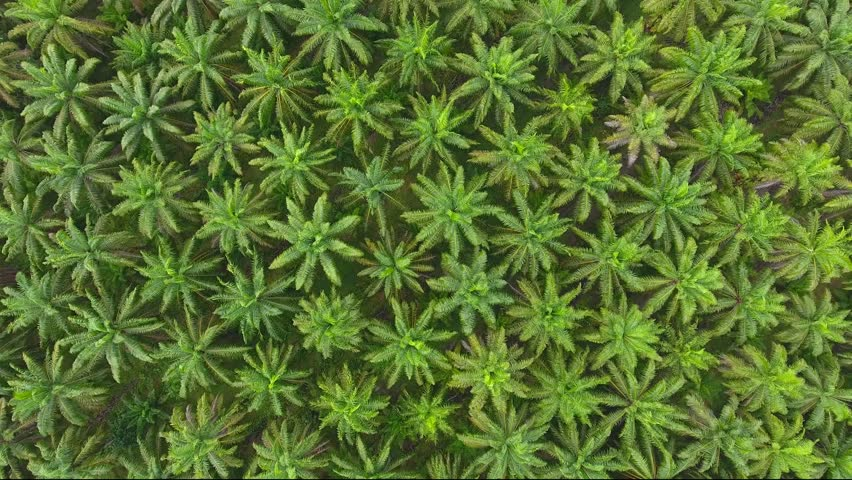
#> input picture 1_2.jpg, 852 x 480 px
$ jupyter execute Count_Trees_Final.ipynb   (shell and % lines are left out)   (older library calls are emulated)
#> lines starting #> are read from the running program, lines starting #| are printed output that depends on the picture; after the words box and inside, x2 and y2 are one past the last pixel; in counts of white or black regions, pixels touching at a corner belong together
# COUNTING THE NUMBER OF PALM TREES IN A IMAGE

[cell 1]
# importing libraries
import cv2
import numpy as np

import matplotlib.pyplot as plt

[cell 2]
# specify the file name to open..!!
filename = '1_2.jpg'

[cell 3]
# loading the image - let's take a look at it
image = cv2.imread(filename)
#> image is the input picture: shape (480, 852, 3); mean B, G, R 49.3, 116, 90.5
plt.imshow(image)

[cell 4]
# converting the image to hsv color channel - V channel will be useful for us..!!
hsv_image = cv2.cvtColor(image, cv2.COLOR_BGR2HSV)
#> hsv_image: shape (480, 852, 3); mean H, S, V 41.5, 150.1, 116
plt.imshow(hsv_image, cmap='hsv')

[cell 5]
# Thresholding the imahge in range 120 - 210 with OTSU
threshold, binary_image = cv2.threshold(hsv_image[:, :, 2], 120, 210, cv2.THRESH_BINARY | cv2.THRESH_OTSU)
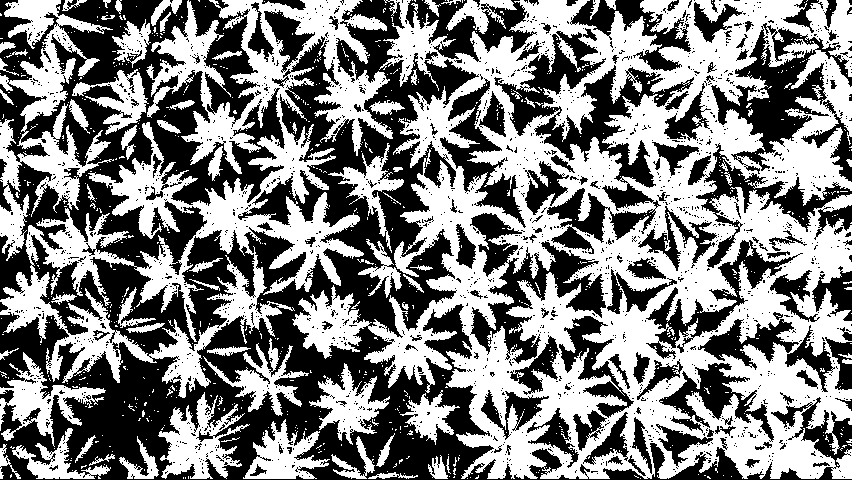
#> binary_image: shape (480, 852); values 0 (black) and 210 (white), 50.4% white; 1847 black regions (1721 under 20 px), largest, box (x1, y1, x2, y2) and area: (0, 0, 852, 480) 119263, (494, 31, 694, 254) 11904, (711, 23, 852, 174) 6755
#> threshold = 115
plt.imshow(binary_image, cmap='binary')

Range was found by searching different values

OTSU performed better than other methods

The output image consists of pixel value 0 for the tress and 1 for the background

[cell 6]
# also let's do some filtering on the binary image to reduce noise by some factor
from skimage import filters
import numpy as np

image_denoised = filters.median(binary_image, selem=np.ones((5, 5)))
#> image_denoised: shape (480, 852); values 0 (black) and 210 (white), 51% white; 179 black regions (85 under 20 px), largest, box (x1, y1, x2, y2) and area: (0, 0, 852, 480) 126699, (472, 213, 632, 449) 10825, (712, 25, 835, 169) 6666
plt.imshow(image_denoised, cmap='binary')

Better than the previous plot..!!

[cell 7]
binary_image = image_denoised

[cell 8]
# Let's make a kernal of 4x4 for mainpulating the image
kernel = np.ones((4, 4), dtype='uint8')
plt.imshow(kernel, cmap='binary')
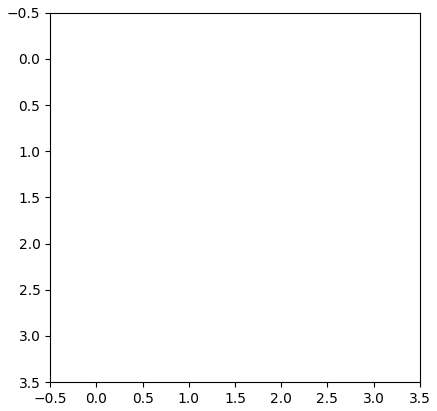
#> figure drawn by matplotlib, 1 panel

[cell 9]
# with the kernal we can do morphological closing to make the regions of interests - trees more dominant
morph_closed_image = cv2.morphologyEx(binary_image, cv2.MORPH_CLOSE, kernel)
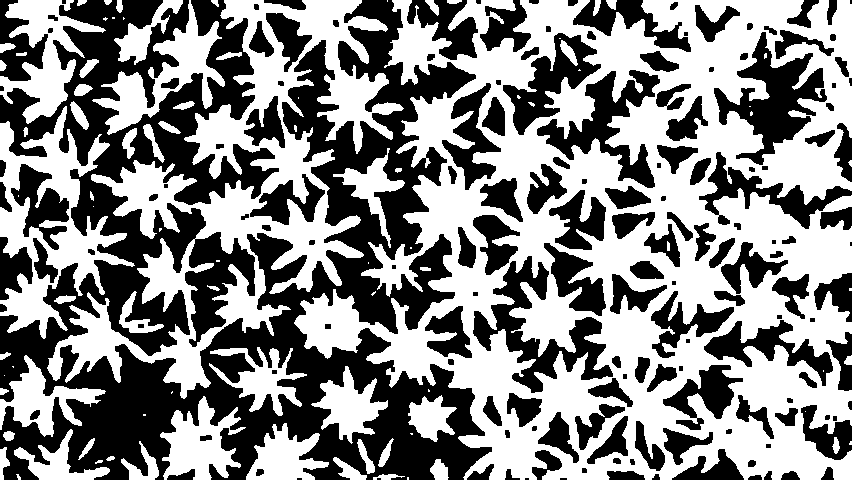
#> morph_closed_image: shape (480, 852); values 0 (black) and 210 (white), 52.9% white; 162 black regions (15 under 20 px), largest, box (x1, y1, x2, y2) and area: (0, 0, 492, 480) 106515, (473, 256, 613, 393) 5823, (714, 32, 827, 165) 5696
plt.imshow(morph_closed_image, cmap='binary')

On comparing both the images we can see the regions with 0 value have clear edges now and all tmost all gaps are closed..!!

Some more accuracy can be obtained by playing with the kernal

[cell 10]
# let's go for distance transfrom

dist_transform_image = cv2.distanceTransform(morph_closed_image, cv2.DIST_L2, cv2.DIST_MASK_PRECISE)
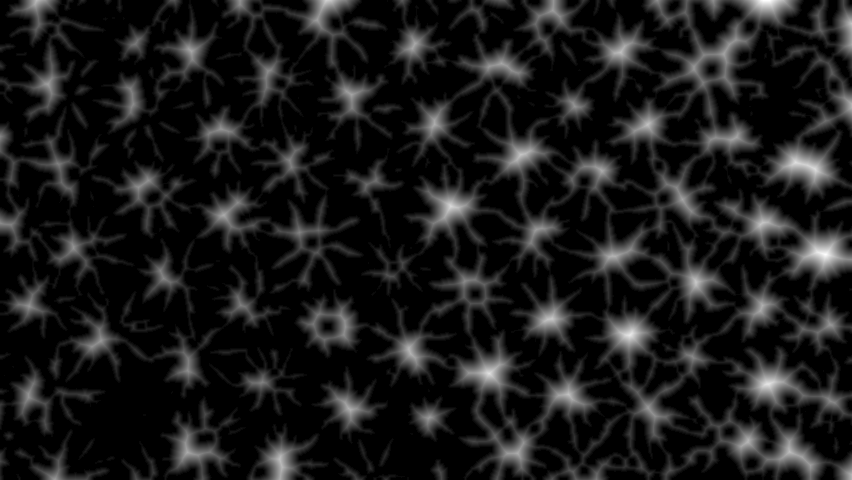
#> dist_transform_image: shape (480, 852) float32; min 0, max 26.02, mean 2.6; drawn with min black and max white
plt.imshow(dist_transform_image, cmap='binary')

distance transfrom calculates the distance to the closest zero pixel for each pixel of the source image (from opencv documentation)

[cell 11]
# let's give some padding to the image so that further kernal operations will be easy..!

border_size = 25
dist_border = cv2.copyMakeBorder(dist_transform_image, border_size, border_size, border_size, border_size,
                                cv2.BORDER_CONSTANT | cv2.BORDER_ISOLATED, 0)
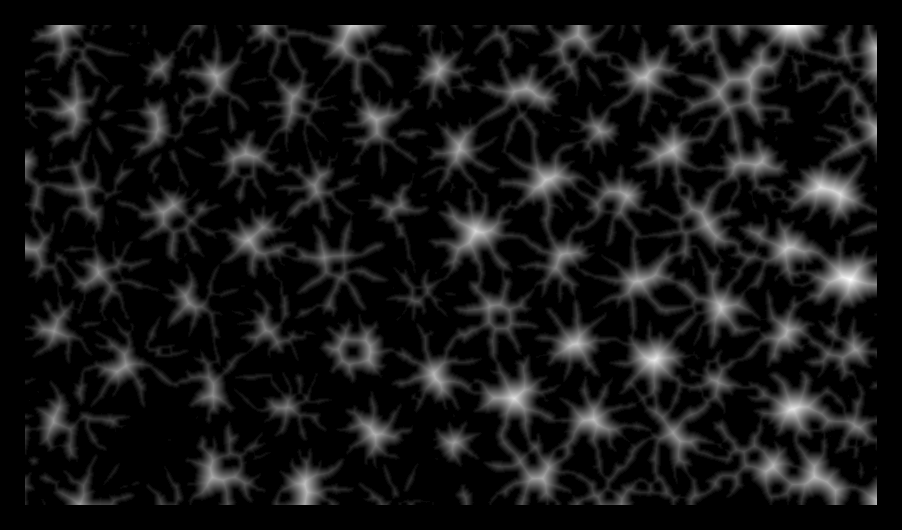
#> dist_border: shape (530, 902) float32; min 0, max 26.02, mean 2.3; drawn with min black and max white
plt.imshow(dist_border, cmap='binary')

Let's perform some template matching now. I have extracted image of a single tree choosen at random from the image..

It is saved as template.jpg

[cell 12]
gap = 8

template_file = cv2.imread('template.jpg')
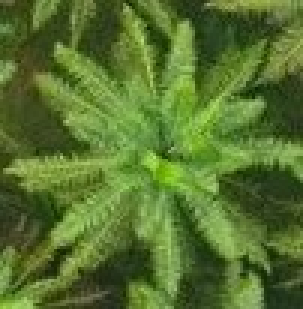
#> input picture template.jpg, 101 x 103 px (shown 3 times larger)
#> template_file is the input picture: shape (103, 101, 3); mean B, G, R 46.8, 114.7, 87.2
template_file = cv2.resize(template_file, (64, 64))
#> template_file: shape (64, 64, 3)
template_file = cv2.cvtColor(template_file, cv2.COLOR_BGR2HSV)
#> template_file: shape (64, 64, 3); mean H, S, V 42.2, 155.3, 114.5

_, kernel2 = cv2.threshold(template_file[:, :, 2], 120, 210, cv2.THRESH_BINARY | cv2.THRESH_OTSU)
#> kernel2: shape (64, 64); values 0 (black) and 210 (white), 50.4% white; 19 black regions (13 under 20 px), largest, box (x1, y1, x2, y2) and area: (0, 0, 19, 61) 662, (34, 0, 64, 30) 421, (45, 33, 64, 64) 338, (8, 44, 33, 64) 227, (36, 40, 49, 64) 173, (16, 0, 36, 18) 171

# median filtering the teamplate also..!!

image_denoised = filters.median(kernel2, selem=np.ones((5, 5)))
#> image_denoised: shape (64, 64); values 0 (black) and 210 (white), 51.3% white; 5 black regions, box (x1, y1, x2, y2) and area: (0, 0, 36, 64) 1080, (46, 34, 64, 64) 341, (34, 0, 64, 18) 244, (37, 42, 48, 64) 168, (51, 14, 64, 30) 163
plt.imshow(image_denoised, cmap='binary')

Loaded the template file and converted it to HSV channel and did the same thresholding done to the original image to get the template that we can use for matching with the actual image.!!

Also, applied some denoising with median filter.. - Perfromed better than without filtering

[cell 13]
kernel2 = image_denoised

[cell 14]
# for the opencv to consider the kernal template we made it must be a binary image with 0 and 1
# let's convert the pixel values to 0's and 1's - ofcourse there are better methods :D

for i in range(len(kernel2)):
    for j in range(len(kernel2[i])):
        if kernel2[i][j] != 0:
            kernel2[i][j] = 1
#> this loop made 64 passes

[cell 15]
# let's give some padding to our template - chosen after some trial and error.!!
kernel2 = cv2.copyMakeBorder(kernel2, gap, gap, gap, gap, cv2.BORDER_CONSTANT | cv2.BORDER_ISOLATED, 0)
#> kernel2: shape (80, 80); values 0 (black) and 1 (white), 32.8% white; 6 white regions (4 under 20 px), largest, box (x1, y1, x2, y2) and area: (8, 8, 72, 72) 2007, (53, 8, 72, 12) 47
plt.imshow(kernel2, cmap='binary')

[cell 16]
# let's now apply distance transform on the template..!!
dist_trans_template = cv2.distanceTransform(kernel2, cv2.DIST_L2, cv2.DIST_MASK_PRECISE)
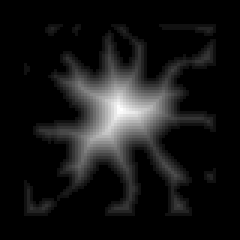
#> dist_trans_template: shape (80, 80) float32 (shown 3 times larger); min 0, max 14.21, mean 1.25; drawn with min black and max white
plt.imshow(dist_trans_template, cmap='binary')

[cell 17]
# Finally, now we can try to match our template - not on the actual image but on the outputs of distance transforms
# simply because it is working better.!!
template_matched = cv2.matchTemplate(dist_border, dist_trans_template, cv2.TM_CCOEFF_NORMED)
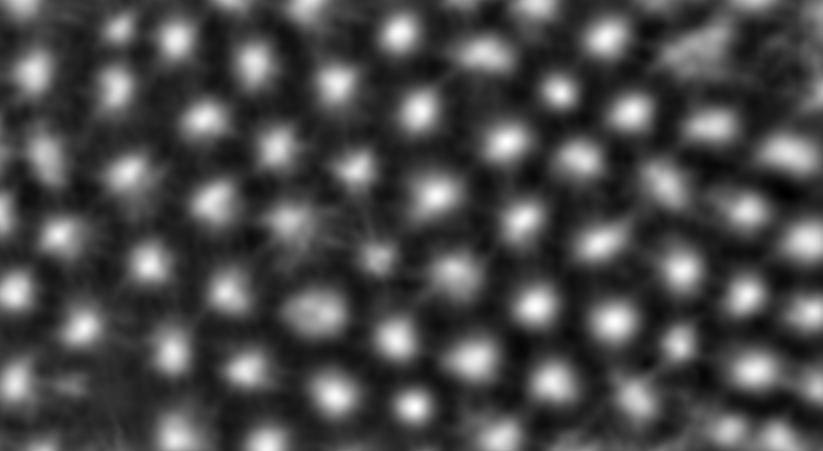
#> template_matched: shape (451, 823) float32; min -0.35, max 0.862, mean 0.0063; drawn with min black and max white
plt.imshow(template_matched, cmap='binary')

From the above plot we can see that the template is getting matched somewhat good.. (Not Bad.!!)

Eventhough it is able to match in some cases it is failing to match in some cases..!! (Maybe I should try someother tree image as template.!)

[cell 18]
# Now let's threshold the template matched image..!!

mn, mx, _, _ = cv2.minMaxLoc(template_matched)
#> mn = -0.35; mx = 0.862
th, peaks = cv2.threshold(template_matched, 0.10, 0.60, cv2.THRESH_BINARY)
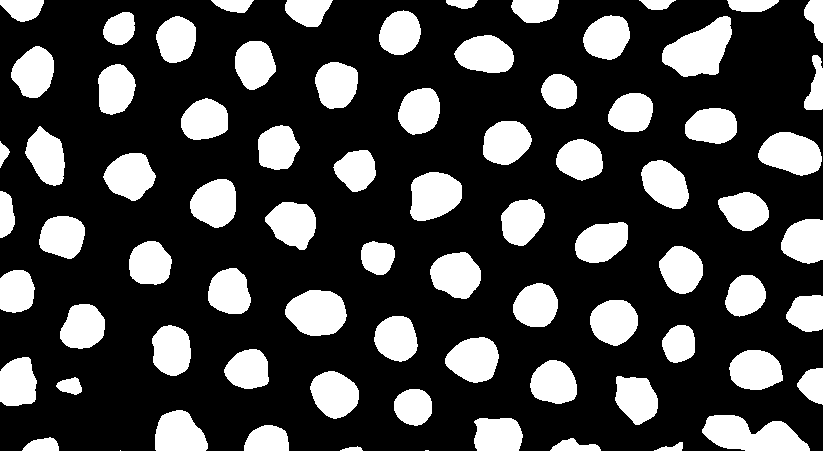
#> peaks: shape (451, 823) float32; values 0 (black) and 0.6 (white), 26.4% white; 77 white regions (2 under 20 px), largest, box (x1, y1, x2, y2) and area: (662, 16, 732, 77) 2623, (702, 415, 810, 451) 2617, (285, 290, 347, 336) 2189

# let's go for the peak value in the template matched image..!
peaks8u = cv2.convertScaleAbs(peaks)
#> peaks8u: shape (451, 823); values 0 (black) and 1 (white), 26.4% white; 77 white regions (2 under 20 px)

# find the coutnours in the peaks
cont_img, contours, hierarchy = cv2.findContours(peaks8u, cv2.RETR_CCOMP, cv2.CHAIN_APPROX_SIMPLE)
#> contours = 77 contours, 2 with area under 20; largest, box (x1, y1, x2, y2) and area: (662, 16, 732, 77) 2528, (702, 415, 810, 451) 2498, (285, 290, 347, 336) 2113, (758, 132, 822, 176) 1954, (410, 172, 462, 221) 1919
peaks8u = cv2.convertScaleAbs(peaks)

[cell 19]
plt.imshow(peaks8u, cmap='binary')

The operation was able to find countours corresponding to the tree somewhat correct..!

Yeah, there are many problems - Some countours are connected - May be some sharpening is needed.!!

[cell 20]
copy = cv2.imread(filename)

[cell 21]
# Now let's count the contouurs - the trees.!!

count = 0

for i in range(len(contours)):

    if cv2.contourArea(contours[i]) < 150:
        continue

    x, y, w, h = cv2.boundingRect(contours[i])

    cv2.rectangle(copy, (x, y), (x+w, y+h), (0, 255, 255), 2)
    cv2.drawContours(copy, contours, i, (0, 0, 255), 2)

    count += 1
#> this loop made 77 passes
#> (x, y, w, h) on passes 5 to 16: (550, 438, 51, 13), (22, 437, 37, 14), (244, 425, 45, 26), (474, 418, 49, 33), (702, 415, 108, 36), (155, 410, 53, 41), (394, 389, 38, 37), (56, 377, 26, 18), (615, 376, 43, 49), (310, 371, 49, 48), (797, 368, 26, 37), (530, 360, 47, 44)
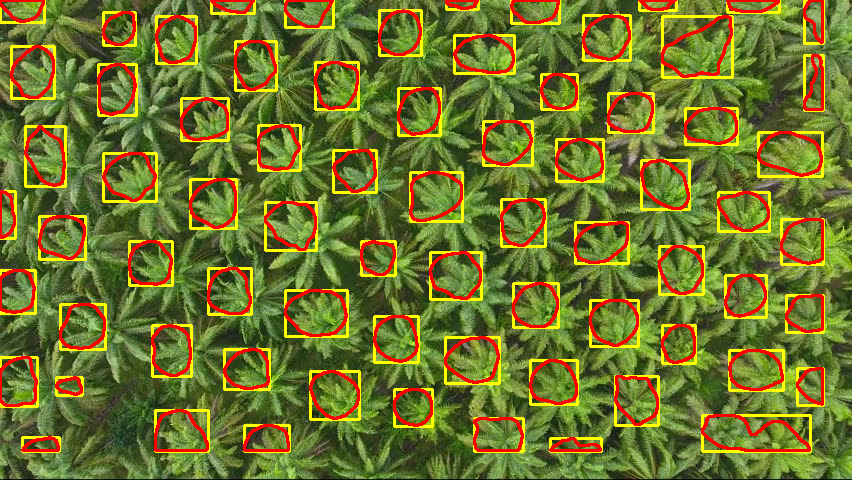
#> copy: shape (480, 852, 3); 13.94% of pixels changed, all inside (x1, y1, x2, y2) = (0, 0, 825, 453)
#> after the loop, count = 72

print('Number of trees : ', count)
#| Number of trees :  72

# also let's see how the countours are selected by plotting countours on the actual image.!!
plt.axis('off')
plt.imshow(copy)
